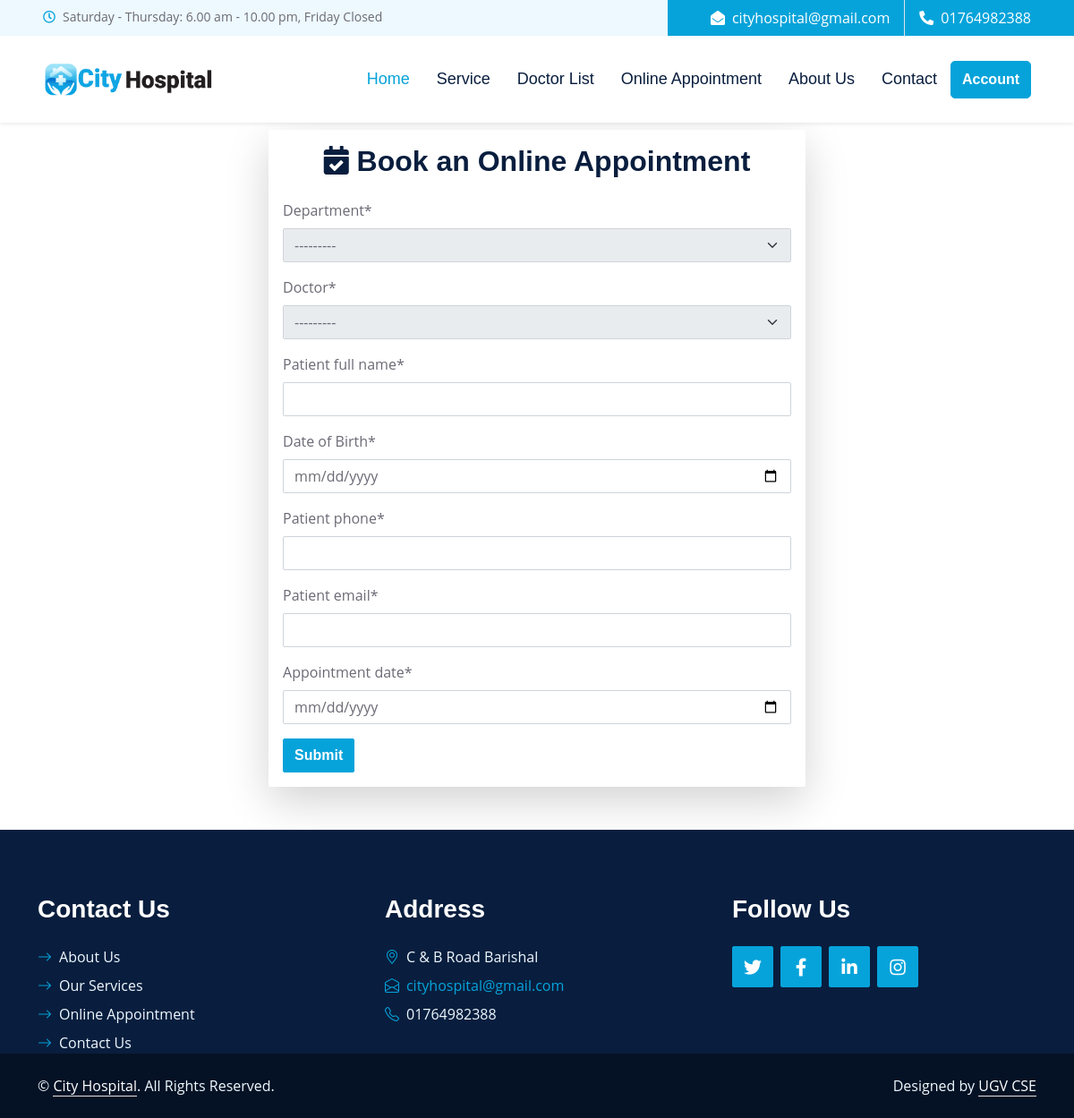
Screenshot of /online-appointment/ with the database file from the repository.
### pms/models.py (models this page shows, shortened)
class SiteInfo(models.Model):
    site_name = models.CharField(max_length=20)
    color_logo = models.ImageField(upload_to='logo/')
    white_logo = models.ImageField(upload_to='logo/')
    email = models.EmailField()
    phone = models.CharField(max_length=14)
    address = models.CharField(max_length=100)
    opening_hours = models.CharField(max_length=255, default='Saturday - Thursday: 6.00 am - 10.00 pm, Friday Closed')
    site_facebook = models.URLField(max_length=100)
    site_x = models.URLField(max_length=100)
    site_instagram = models.URLField(max_length=100)
    site_pinterest = models.URLField(max_length=100)

class DoctorProfile(models.Model):
    user = models.OneToOneField(User, on_delete=models.CASCADE, related_name='doctor_profile')
    department = models.ForeignKey(Department, on_delete=models.SET_NULL, null=True, related_name='doctors')
    full_name = models.CharField(max_length=100)  # Full name field
    specialization = models.CharField(max_length=100, blank=True, null=True)
    phone_number = models.CharField(
        max_length=11,
        validators=[
            RegexValidator(
                regex=r'^01[3-9]\d{8}$',
                message="Enter a valid Bangladesh phone number (e.g., 01712345678).",
                code='invalid_phone'
            )
        ]
    )
    image = models.ImageField(upload_to='doctor_profile_image')
    is_active = models.BooleanField(default=True)
    def __str__(self):
        return f"{self.full_name} - {self.department.name if self.department else 'No Department'}"

### pms/views.py (the view)
# urls.py: path("online-appointment/", public_online_appointment_view, name="public_online_appointment"),
def public_online_appointment_view(request):
    if request.method == "POST":
        form = PublicOnlineAppointmentForm(request.POST)
        if form.is_valid():
            appointment = form.save(commit=False)
            birth_date = form.cleaned_data['birth_date']
            today = date.today()
            age = today.year - birth_date.year - ((today.month, today.day) < (birth_date.month, birth_date.day))
            appointment.age = age  # Set calculated age
            appointment.save()
            messages.success(request, "Appointment booked successfully!")
            return redirect('public_online_appointment')  # Redirect to prevent resubmission
    else:
        form = PublicOnlineAppointmentForm()
    return render(request, "public_online_appointment_form.html", {"form": form})

### pms/forms.py (shortened to what this page needs)
class PublicOnlineAppointmentForm(forms.ModelForm):
    birth_date = forms.DateField(
        widget=forms.DateInput(attrs={'type': 'date', 'class': 'form-control'}),
        label="Date of Birth",
        required=True
    )
    class Meta:
        model = PublicOnlineAppointment
        fields = ['department', 'doctor', 'patient_full_name','birth_date', 'patient_phone', 'patient_email', 'appointment_date']
        widgets = {
            'appointment_date': forms.DateInput(attrs={'type': 'date', 'class': 'form-control'}),
            'department': forms.Select(attrs={'class': 'form-control'}),
            'doctor': forms.Select(attrs={'class': 'form-control'}),
            'patient_full_name': forms.TextInput(attrs={'class': 'form-control'}),
            'patient_phone': forms.TextInput(attrs={'class': 'form-control'}),
            'patient_email': forms.EmailInput(attrs={'class': 'form-control'}),
        }

### pms/context_processors.py (called while the page is built)
def site_information(request):
    site_info = SiteInfo.objects.first()
    return {
        'site_info': site_info
    }

### pms/models.py (called while the page is built)
    def __str__(self):
        return self.name

### templates/public_online_appointment_form.html (shortened to what this page needs)
{% extends "base.html" %}
{% load crispy_forms_tags %}
{% block content %}
<div class="container mt-2 shadow-lg p-3 mb-5 bg-white rounded" style="max-width: 600px; margin: auto;">
    <h2 class="text-center mb-4">
        <i class="fas fa-calendar-check"></i> Book an Online Appointment
    </h2>
    <form method="post">
        {{ form|crispy }}
        <button type="submit" class="btn btn-primary">Submit</button>
    </form>
</div>
<link rel="stylesheet" href="https://cdnjs.cloudflare.com/ajax/libs/font-awesome/5.15.4/css/all.min.css">
{% endblock %}

### templates/header.html (shortened to what this page needs)
{% load static %}
    <div class="container-fluid bg-light ps-5 pe-0 d-none d-lg-block">
        <div class="row gx-0">
            <div class="col-md-6 text-center text-lg-start mb-2 mb-lg-0">
                <div class="d-inline-flex align-items-center">
                    <small class="py-2"><i class="far fa-clock text-primary me-2"></i>{{ site_info.opening_hours }} </small>
                </div>
            </div>
            <div class="col-md-6 text-center text-lg-end">
                <div class="position-relative d-inline-flex align-items-center bg-primary text-white top-shape px-5">
                    <div class="me-3 pe-3 border-end py-2">
                        <p class="m-0"><i class="fa fa-envelope-open me-2"></i>{{ site_info.email }}</p>
                    </div>
                    <div class="py-2">
                        <p class="m-0"><i class="fa fa-phone-alt me-2"></i>{{ site_info.phone }}</p>
                    </div>
                </div>
            </div>
        </div>
    </div>
    <nav class="navbar navbar-expand-sm bg-white navbar-light shadow-sm px-5 py-3 py-lg-0">
        <a href="{% url 'home' %}" class="navbar-brand p-0">
            <img src="{{ site_info.color_logo.url }}" alt="" style="width: 190px;">
        </a>
        <div class="collapse navbar-collapse" id="navbarCollapse">
            <div class="navbar-nav ms-auto py-0">
                <a href="{% url 'home' %}" class="nav-item nav-link active">Home</a>
                <a href="{% url 'public_service_list' %}" class="nav-item nav-link">Service</a>
                <a href="{% url 'public_doctor_list' %}" class="nav-item nav-link">Doctor List</a>
                <a href="{% url 'public_online_appointment' %}" class="nav-item nav-link">Online Appointment</a>
                <a href="{% url 'about_us' %}" class="nav-item nav-link">About Us</a>
                <a href="{% url 'contact' %}" class="nav-item nav-link">Contact</a>
            </div>
            {% if user.is_authenticated %}
                <a style="border-radius: 5px;" href="#" class="btn btn-primary py-2 dropdown-toggle" id="accountDropdown" data-bs-toggle="dropdown" aria-expanded="false">
                {{ user.first_name|default:user.username }}
                </a>
                <ul class="dropdown-menu dropdown-menu-end" style="margin-left:25px;" aria-labelledby="accountDropdown">
                 {% comment %} <li><hr class="dropdown-divider"></li> {% endcomment %}
                <li><a class="dropdown-item" href="{% url 'logout' %}">Logout</a></li>
                </ul>
            {% else %}
                <a href="{% url 'login' %}" class="btn btn-primary py-2" style="border-radius: 5px;">
                Account
                </a>
            {% endif %}
        </div>
    </nav>

### templates/footer.html
<div class="container-fluid bg-dark text-light  wow fadeInUp" data-wow-delay="0.3s" >
    <div class="container pt-5">
        <div class="row g-5 pt-4">
            <div class="col-lg-4 col-md-6">
                <h3 class="text-white mb-4">Contact Us</h3>
                <div class="d-flex flex-column justify-content-start">
                    <a class="text-light mb-2" href="{% url 'about_us' %}"><i class="bi bi-arrow-right text-primary me-2"></i>About Us</a>
                    <a class="text-light mb-2" href="{% url 'public_service_list' %}"><i class="bi bi-arrow-right text-primary me-2"></i>Our Services</a>
                    <a class="text-light mb-2" href="#"><i class="bi bi-arrow-right text-primary me-2"></i>Online Appointment</a>
                    <a class="text-light" href="{% url 'contact' %}"><i class="bi bi-arrow-right text-primary me-2"></i>Contact Us</a>
                </div>
            </div>
            <div class="col-lg-4 col-md-6">
                <h3 class="text-white mb-4">Address</h3>
                <p class="mb-2"><i class="bi bi-geo-alt text-primary me-2"></i>{{ site_info.address }}</p>
                <p class="mb-2"><i class="bi bi-envelope-open text-primary me-2"></i><a href="mailto:{{ site_info.email }}">{{ site_info.email }}</a></p>
                <p class="mb-0"><i class="bi bi-telephone text-primary me-2"></i>{{ site_info.phone }}</p>
            </div>
            <div class="col-lg-4 col-md-6">
                <h3 class="text-white mb-4">Follow Us</h3>
                <div class="d-flex">
                    <a class="btn btn-lg btn-primary btn-lg-square rounded me-2" href="{{ site_info.site_x }}"><i class="fab fa-twitter fw-normal"></i></a>
                    <a class="btn btn-lg btn-primary btn-lg-square rounded me-2" href="{{ site_info.site_facebook }}"><i class="fab fa-facebook-f fw-normal"></i></a>
                    <a class="btn btn-lg btn-primary btn-lg-square rounded me-2" href="{{ site_info.site_linkedin }}"><i class="fab fa-linkedin-in fw-normal"></i></a>
                    <a class="btn btn-lg btn-primary btn-lg-square rounded" href="{{ site_info.site_instagram }}"><i class="fab fa-instagram fw-normal"></i></a>
                </div>
            </div>
        </div>
    </div>
</div>
<div class="container-fluid text-light py-4" style="background: #051225;">
    <div class="container">
        <div class="row g-0">
            <div class="col-md-6 text-center text-md-start">
                <p class="mb-md-0">&copy; <a class="text-white border-bottom" >{{ site_info.site_name }}</a>. All Rights Reserved.</p>
            </div>
            <div class="col-md-6 text-center text-md-end">
                <p class="mb-0">Designed by <a class="text-white border-bottom" href="">UGV CSE </a></p>
            </div>
        </div>
    </div>
</div>

### pms/static/assets/css/style.css (style rules this page uses)
:root { --primary: #06A3DA; --secondary: #F57E57; --light: #EEF9FF; --dark: #091E3E; }
h1, h2, .font-weight-bold { font-weight: 700 !important; }
h3, h4, .font-weight-semi-bold { font-weight: 600 !important; }
.btn { font-family: 'Jost', sans-serif; font-weight: 600; transition: .5s; }
.btn-primary, .btn-secondary { color: #FFFFFF; }
.btn-lg-square { width: 46px; height: 46px; }
.btn-square, .btn-sm-square, .btn-lg-square { padding-left: 0; padding-right: 0; text-align: center; }
.navbar-light .navbar-nav .nav-link { font-family: 'Jost', sans-serif; padding: 35px 15px; font-size: 18px; color: var(--dark); outline: none; transition: .5s; }
.navbar-light .navbar-nav .nav-link:hover, .navbar-light .navbar-nav .nav-link.active { color: var(--primary); }

### rows the page displays
SiteInfo: opening_hours "Saturday - Thursday: 6.00 am - 10.00 pm, Friday Closed", email "cityhospital@gmail.com", phone "01764982388", color_logo (picture), address "C & B Road Barishal", site_name "City Hospital"
DoctorProfile: department "---------"
